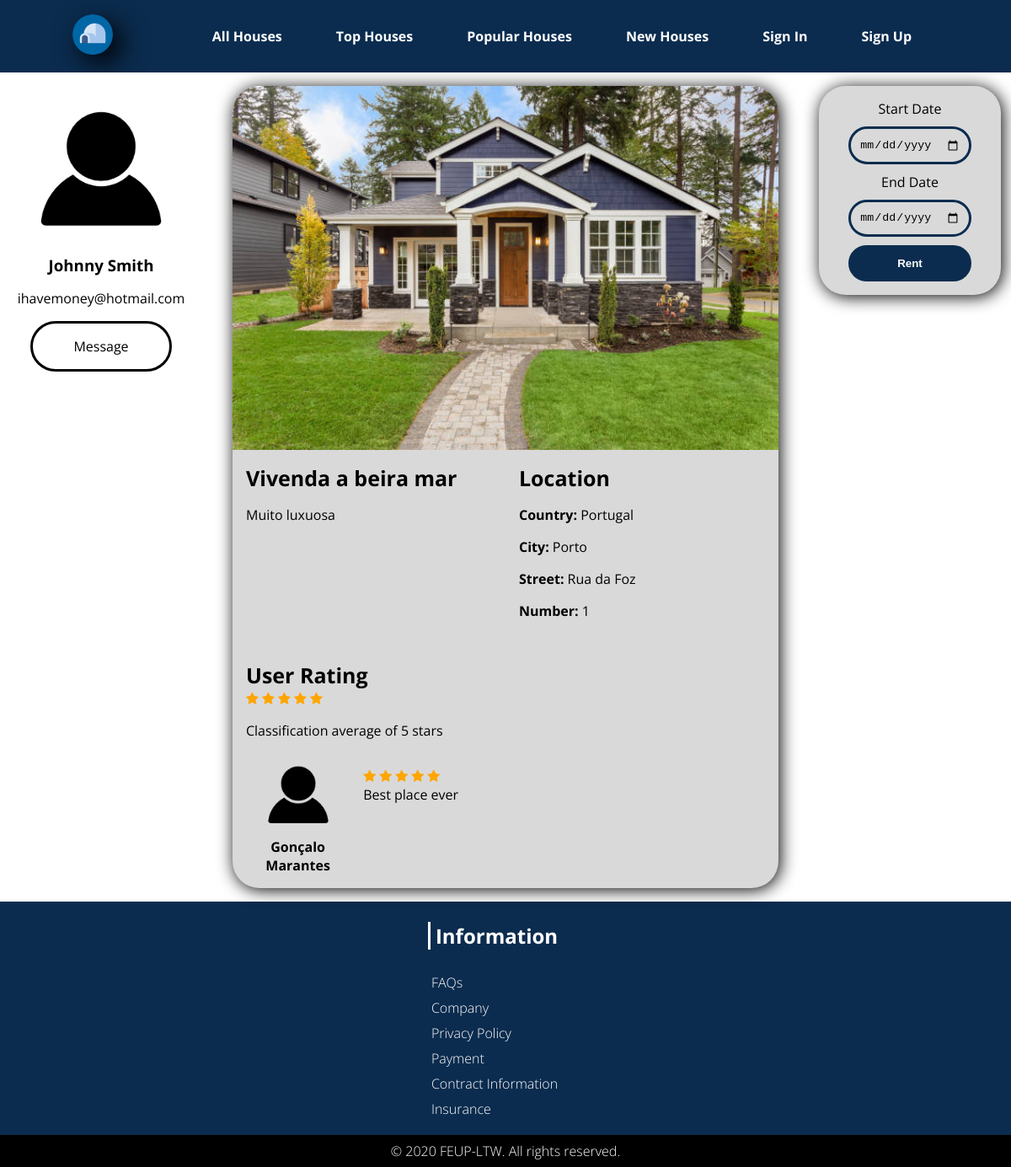
Screenshot of /pages/house_detail_page.php?idPlace=2 with the database file from the repository.
### tables this page shows
CREATE TABLE USER(
    id INTEGER PRIMARY KEY,
    picture TEXT default '/assets/images/empty_user.jpg' NOT NULL,
	username TEXT NOT NULL UNIQUE,
    name TEXT NOT NULL,
	email TEXT NOT NULL UNIQUE,
    phonenumber INTEGER,
    password TEXT NOT NULL,
	CONSTRAINT CHK_USER CHECK (length(username)>=6 AND length(username)<=20));

CREATE TABLE PLACE(
    idPlace INTEGER PRIMARY KEY,
    name TEXT NOT NULL,
    price INTEGER NOT NULL,
    street TEXT NOT NULL,
    number INTEGER NOT NULL,
    city TEXT NOT NULL,
    country TEXT NOT NULL,
    description TEXT NOT NULL,
    classification INTEGER default 0,
    picture TEXT default '/assets/images/stock-house.jpg' NOT NULL,
	idUser INTEGER NOT NULL REFERENCES USER ON DELETE CASCADE ON UPDATE CASCADE,
    CONSTRAINT CHK_PLACE CHECK (price>=0),
    UNIQUE(street,number,city,country));

CREATE TABLE REVIEW(
    idReservation INTEGER NOT NULL REFERENCES RESERVATION ON DELETE CASCADE ON UPDATE CASCADE PRIMARY KEY,
    classification INTEGER NOT NULL,
    comment TEXT,
    reply TEXT,
    CONSTRAINT CHK_REVIEW CHECK (classification between 0 AND 5));

### includes/session.php (called while the page is built, shortened)
<?php
function get_user_id()
{
    if (isset($_SESSION['userId'])) {
        return $_SESSION['userId'];
    } else {
        return null;
    }
}
?>

### database/db_house.php (called while the page is built, shortened)
<?php
$dir = $_SERVER['DOCUMENT_ROOT'];
include_once("$dir/database/connection.php");
function isOwner($idHouse, $idUser)
{
    global $dbh;
    $stmt = $dbh->prepare('select * from PLACE WHERE idPlace = ? AND idUser = ?;');
    $stmt->execute(array($idHouse, $idUser));
    $result = $stmt->fetchAll();
    return $result != false;
}
function getHouse($idHouse)
{
    global $dbh;
    $stmt = $dbh->prepare('select * from PLACE WHERE idPlace = ?;');
    $stmt->execute(array($idHouse));
    $result = $stmt->fetch();
    return $result;
}
function getReviews($idPlace){
    global $dbh;
    $stmt = $dbh->prepare('select REVIEW.* from REVIEW,RESERVATION WHERE RESERVATION.idPlace = ? AND RESERVATION.idReservation=REVIEW.idReservation;');
    $stmt->execute(array($idPlace));
    $result = $stmt->fetchAll();
    return $result;
}
function getReservation($idReservation){
    global $dbh;
    $stmt = $dbh->prepare('select * from RESERVATION WHERE idReservation = ? ;');
    $stmt->execute(array($idReservation));
    $result = $stmt->fetch();
    return $result;
}
?>

### database/db_user.php (called while the page is built, shortened)
<?php
$dir = $_SERVER['DOCUMENT_ROOT'];
include_once("$dir/database/connection.php");
function getUserInfo($userId)
{
    global $dbh;
    $stmt = $dbh->prepare('select * from user where id = ?');
    $stmt->execute(array($userId));
    $result = $stmt->fetch();
    if ($result == false) {
        return 0;
    } else return $result;
}
?>

### templates/house.php (the view, shortened to what this page needs)
<?php
$dir = $_SERVER['DOCUMENT_ROOT'];
include_once("$dir/database/db_house.php");
include_once("$dir/database/db_user.php");
?>
<?php function draw_house_rent_area($houseId)
{
  ?>
  <section id="house-rent-container">
    <?php
      $houseInfo = getHouse($houseId);
      $userInfo = getUserInfo($houseInfo['idUser']);
      ?>
    <div class="profile-card">
      <div class="profile-card-photo rounded-photo-container">
        <img src="<?= $userInfo['picture'] ?>" alt="User Image" />
      </div>
      <h3><?= $userInfo['name'] ?></h3>
      <div class="profile-card-contacts">
        <h4><?= $userInfo['email'] ?></h4>
        <a class="black-rounded-button" href="#">Message</a>
      </div>
    </div>
    <div class="house-detail-card">
      <img src="<?= $houseInfo['picture'] ?>" alt="House image" />
      <div>
        <h3> <?= $houseInfo['name'] ?> </h3>
        <p> <?= $houseInfo['description'] ?> </p>
      </div>
      <div>
        <h3>Location</h3>
        <p><strong>Country: </strong><?= $houseInfo['country'] ?></p>
        <p><strong>City: </strong><?= $houseInfo['city'] ?></p>
        <p><strong>Street: </strong><?= $houseInfo['street'] ?></p>
        <p><strong>Number: </strong><?= $houseInfo['number'] ?></p>
      </div>
      <div class="house-rating-container">
        <h3>User Rating</h3>
        <?php
          for ($t = 0; $t < round($houseInfo['classification'], 0); $t++) {
            ?>
          <span class="fa fa-star checked"></span>
        <?php } ?>
        <p>Classification average of <?= $houseInfo['classification'] ?> stars</p>
        <div class="house-review-container">
          <?php
          $reviews=getReviews($houseId);
          if ($reviews!=false){
            for ($t = 0; $t < count($reviews); $t++) {
              $reservation=getReservation($reviews[$t]['idReservation']);
              $user=getUserInfo($reservation['idTourist']);
              ?>
            <div class="house-review">
              <section class="profile-card">
                <div class="house-review-photo rounded-photo-container">
                  <img src="..<?= $user['picture'] ?>" alt="House image<?=count($reviews)?>" />
                </div>
                <h4><strong><?=$user['name']?></strong></h4>
              </section>
               <p><?php for ($i=0; $i <$reviews[$t]['classification']; $i++){ ?>
                <span class="fa fa-star checked"></span>
              <?php } ?><?php for ($i=0;$i < 5-$reviews[$t]['classification']; $i++){ ?>
              <span class="fa fa-star"></span><?php } ?>
              <br><?=$reviews[$t]['comment']?></p>
            </div>
          <?php }
          } ?>
        </div>
      </div>
    </div>
    <div class="rent-house-card">
      <form action="../actions/action_rent.php" method="POST">
        <label>Start Date</label>
        <input class="input-form" type="date" name="first-date" required="required" min=<?php echo date("Y-m-d")?>>
        <label>End Date</label>
        <input class="input-form" type="date" name="last-date" required="required" min=<?php echo date("Y-m-d")?>>
        <input class="blue-filled-rounded-button" type="submit" value="Rent">
      </form>
  </section>
<?php } ?>

### pages/house_detail_page.php
<?php
include_once('../includes/session.php');
include_once('../templates/common.php');
include_once('../templates/house.php');
$username = get_username();
$houseId = $_GET['idPlace'];
if (isOwner($houseId,get_user_id()))
    header("Location: ../pages/house_area_rents.php?idPlace=$houseId");
else{
	draw_header_alternative($username);
	draw_house_rent_area($houseId);
	draw_footer($username);}
?>

### templates/common.php (shortened to what this page needs)
<?php
$dir = $_SERVER['DOCUMENT_ROOT'];
include_once("$dir/database/connection.php");
include_once("$dir/templates/house.php");
include_once("$dir/database/db_house.php");
  ?>
<?php function draw_header_alternative($username) {
  ?>
    <!DOCTYPE html>
<html lang="en-US">
<head>
    <link rel="stylesheet" type="text/css" href="../css/style.css">
    <link rel="stylesheet" href="https://cdnjs.cloudflare.com/ajax/libs/font-awesome/4.7.0/css/font-awesome.min.css">
  </head>
  <body>
    <header id="alternative-header">
      <a href="/">
        <img class="logo-shadow" src="../assets/images/logo.png" alt="Hemkonfort Logo" />
      </a>
      <nav id="home-nav-bar">
        <ul>
        <li><a href="list_houses.php">All Houses</a></li>
          <li><a href="../#top-houses">Top Houses</a></li>
          <li><a href="../#popular-houses">Popular Houses</a></li>
          <li><a href="../#new-houses">New Houses</a></li>
          <?php if ($username == null) : ?>
            <li> <a href="sign_in.php">Sign In</a></li>
            <li> <a href="sign_up.php">Sign Up</a> </li>
          <?php else : ?>
            <li>Welcome, <a class="header-username" href="user_area_form.php"><?=$username?></a> </li>
            <li><a class="header-username" href="../actions/action_logout.php">Logout</a></li>
          <?php endif; ?>
        </ul>
    </nav>
</header>
<?php } ?>
<?php function draw_footer($username) {
  ?>
<footer>
    <section id='footer-options-bar'>
        <div class='row-footer-container'>
            <h2>Information</h2>
            <nav class="footer-nav-bar">
                <ul>
                    <li><a href="#">FAQs</a></li>
                    <li><a href="#">Company</a></li>
                    <li><a href="#">Privacy Policy</a></li>
                    <li><a href="#">Payment</a></li>
                    <li><a href="#">Contract Information</a></li>
                    <li><a href="#">Insurance</a></li>
                </ul>
            </nav>
        </div>
    </section>
    <section id="footer-rights-bar">
        <p>&copy 2020 FEUP-LTW. All rights reserved.</p>
    </section>
</footer>
</body>
</html>
<?php } ?>

### css/style.css (style rules this page uses)
body { --main-blue-color: #0b2c4f; --grey-color: #d9d9d9; --focus-blue-color: #0066a6; --background-color: #FFF; --font: 'Open Sans', sans-serif; font-family: var(--font); margin: 0em; background-color: var(--background-color); }
a { text-decoration: none; }
ul { list-style-type: none; }
.logo-shadow { border-radius: 50%; box-shadow: 10px 10px 2em #000000; }
.rounded-photo-container { overflow: hidden; border-radius: 50%; display: flex; justify-content: center; }
.rounded-photo-container > img { width: auto; height: 100%; }
.black-rounded-button { background-color: transparent; color: black; font-weight: normal; margin: 1em; text-align: center; padding: 1em; border-radius: 5em; border: 3px solid black; }
.blue-filled-rounded-button { background-color: var(--main-blue-color); border: 3px solid var(--main-blue-color); color: white; font-weight: bolder; text-align: center; border-radius: 5em; padding: 0.8em; }
.input-form { background: transparent; border: 3px solid var(--main-blue-color); padding: 0.8em; border-radius: 5em; }
#alternative-header { background: var(--main-blue-color); overflow: hidden; justify-content: space-evenly; align-items: center; display: flex; }
#alternative-header > a img { width: 3em; }
#home-nav-bar { padding: 0em; }
#home-nav-bar ul { text-align: center; justify-content: center; display: flex; padding: 0em; margin: 0em; }
#home-nav-bar ul li { display: block; font-weight: 700; padding: 1em 1em; margin: 1em; color: white; }
#home-nav-bar ul li a { color: white; transition: 0.5s; }
footer { width: 100%; overflow: hidden; }
#footer-options-bar { background: var(--main-blue-color); display: flex; justify-content: center; }
.row-footer-container { text-align: left; padding: 0em 2em; }
.row-footer-container h2 { color: white; border-left: 3px solid white; padding: 0px 6px; margin: 1em 1em 1em 0em; }
.footer-nav-bar ul { padding: 0em; }
.footer-nav-bar a { color: white; font-weight: lighter; }
.footer-nav-bar ul li { padding: 4px; }
#footer-rights-bar { background: black; text-align: center; padding: 0.5em; }
#footer-rights-bar p { font-weight: lighter; color: white; margin: 0em; }
.house-card-text > h2, h3, h4 { margin: 0em; }
.house-card-text > h3, h4 { font-weight: normal; }
.profile-card { justify-content: center; align-items: center; text-align: center; }
.profile-card-photo { width: 200px; height: 200px; }
#house-rent-container { align-items: start; justify-content: center; justify-items: center; display: grid; margin: 1em auto; max-width: 80em; width: 100%; grid-template-columns: [start] 20% [line1] 60% [line3] 20% [end]; }
.rent-house-card { width: 90%; background: var(--grey-color); display: grid; border-radius: 2em; box-shadow: 2px 2px 20px black; overflow: hidden; padding: 1em 0em; }
.rent-house-card > form { justify-content: center; text-align: center; align-items: center; display: grid; row-gap: 10px; }
.profile-card-contacts { display: grid; margin: 1em 0em; }
.house-detail-card { width: 90%; background: var(--grey-color); display: grid; border-radius: 2em; box-shadow: 2px 2px 20px black; overflow: hidden; grid-template-columns: [start] 50% [line1] 50% [end]; grid-template-rows: [start] auto [line1] auto [end]; }
.house-detail-card > img { width: 100%; align-self: start; grid-column: start/end; grid-row: start/1; }
.house-detail-card > div { margin: 1em; }
.house-rating-container { grid-column: start/end; }
.house-review-container { grid-column: start/end; }
.house-review { display: grid; grid-template-columns: [start] 20% [line2] 80% [end]; column-gap: 1em; }
.house-review-photo { width: 100px; height: 100px; margin: 0em auto; justify-self: center; grid-column: start/2; }
.house-detail-card h3 { font-size: 25px; margin-right: 25px; }
.fa { font-size: 25px; }
.checked { color: orange; }

### rows the page displays
user: picture (picture), name "Johnny Smith", email "ihavemoney@hotmail.com"
place: picture (picture), name "Vivenda a beira mar", description "Muito luxuosa", country "Portugal", city "Porto", street "Rua da Foz", number "1", classification "5"
user: picture (picture), name "Gonçalo Marantes"
review: comment "Best place ever"
